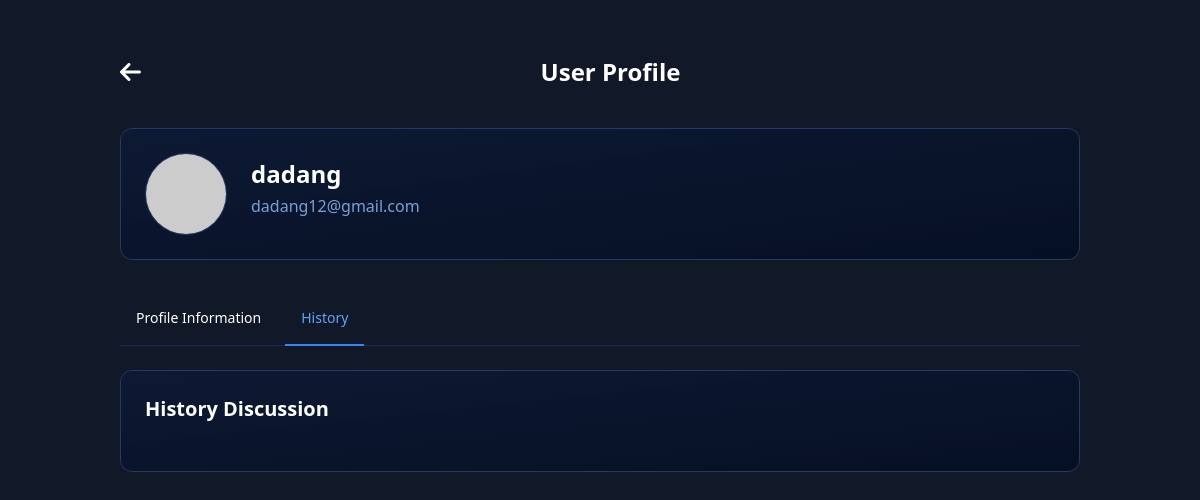
The app's page /riwayat.php (signed in), older data.
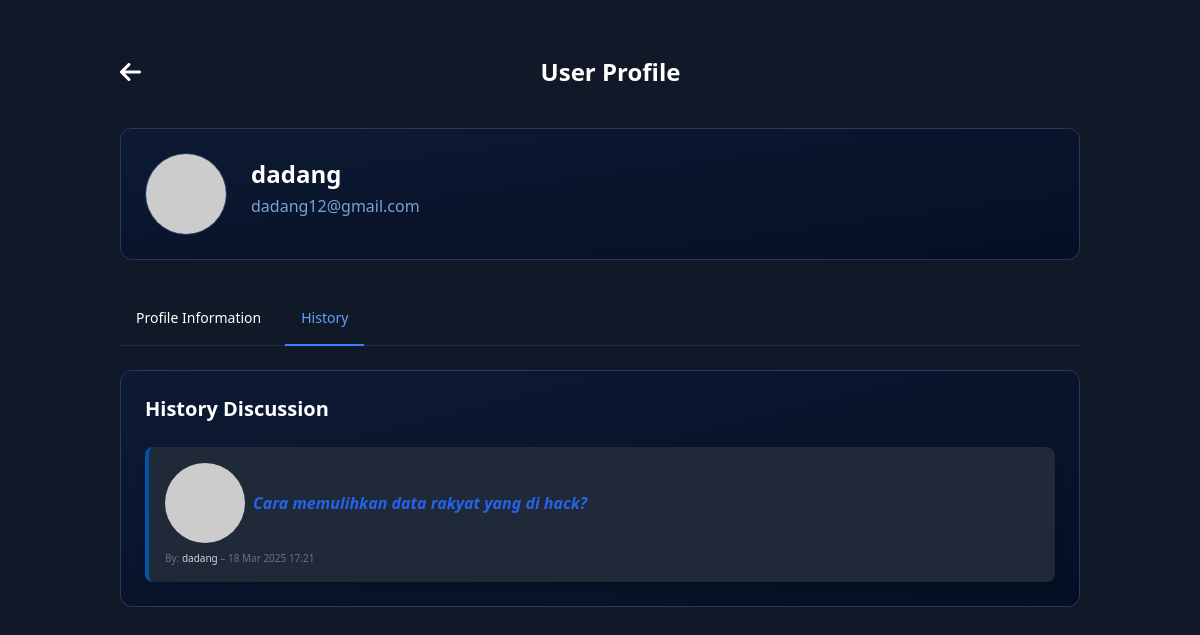
The same page, newer data.
### tables this page shows
CREATE TABLE `topik` (
  `id` int(11) NOT NULL,
  `judul` text NOT NULL,
  `deskripsi` text DEFAULT NULL,
  `tanggal` datetime NOT NULL,
  `id_user` int(11) NOT NULL
);

CREATE TABLE `users` (
  `id` int(11) NOT NULL,
  `username` varchar(255) NOT NULL,
  `email` varchar(255) NOT NULL,
  `password` varchar(2555) NOT NULL
);

### riwayat.php (the view, shortened to what this page needs)
<!DOCTYPE html>
<html lang="en">
<head>
  <link rel="stylesheet" href="./style/style.css">
  <script src="https://cdn.tailwindcss.com"></script>
  <link rel="stylesheet" href="https://cdnjs.cloudflare.com/ajax/libs/font-awesome/6.0.0-beta3/css/all.min.css">
</head>
<body class="bg-gray-900">
    <div class="profile max-w-[80%] mx-auto py-14">
        <div class="profile-nav flex justify-between">
            <a href="utama.php"><i class="fa-solid fa-arrow-left text-white text-2xl"></i></a>
            <h2 class="text-white text-2xl font-bold">User Profile</h2>
        </div>
        <div class=" mb-8 mt-10 rounded-xl border border-[rgba(42,67,117,0.8)]">
            <div class="bg-gradient-to-br from-[rgba(13,27,55,0.8)] to-[rgba(5,15,35,0.9)] backdrop-blur-sm p-6 rounded-xl relative overflow-hidden">
                <div class="flex flex-col md:flex-row items-center  gap-6">
                    <div class="relative">
                        <div class="rounded-full border border-[rgba(42,67,117,0.8)]">
                            <img src="https://www.gravatar.com/avatar/<?php echo md5(strtolower(trim($_SESSION['user']['email']))); ?>?s=64&d=monsterid"
                            class="rounded-full w-20 h-20 ">
                        </div>
                    </div>
                    <div class="flex-1 text-center md:text-left">
                        <h2 class="text-2xl font-bold text-white mb-1"><?php echo htmlentities($_SESSION['user']['username'])?></h2>
                        <p class="text-blue-300/80 mb-3"><?php echo htmlentities($_SESSION['user']['email'])?></p>
                    </div>
                </div>
            </div>
        </div>
        <div class="border-b border-blue-500/20 mb-6">
            <ul class="flex flex-wrap -mb-px text-sm font-medium text-center">
                <li class="mr-2">
                    <a href="profile.php" class="inline-block p-4 border-b-2 border-transparent text-white hover:text-blue-300 hover:border-blue-300/30 rounded-t-lg">Profile Information</a>
                </li>
                <li class="mr-2">
                    <a href="#" class="inline-block p-4 border-b-2 border-blue-500 text-blue-400 rounded-t-lg active">History</a>
                </li>
            </ul>
        </div>
        <div class="border border-[rgba(42,67,117,0.8)] rounded-xl mb-8">
            <div class="bg-gradient-to-br from-[rgba(13,27,55,0.8)] to-[rgba(5,15,35,0.9)] backdrop-blur-sm p-6 rounded-xl">
            <h3 class="text-xl font-semibold mb-6 text-white">History Discussion</h3>
            <?php
            if(isset($_SESSION['user']) && !empty($_SESSION['user'])) {
                $pdo = require 'koneksi.php';
                $sql = "SELECT judul, tanggal, username, email, topik.id FROM topik
                INNER JOIN users ON topik.id_user = users.id
                WHERE topik.id_user = :id_user
                ORDER BY tanggal DESC";
        $query = $pdo->prepare($sql);
        $query->bindParam(':id_user', $_SESSION['user']['id'], PDO::PARAM_INT);
        $query->execute();
                ?>
                <?php
                while($data = $query->fetch()) {?>
                        <figure class="mt-2 border-l-4 border-[#0054AA] pl-4 bg-gray-800 p-4 shadow-md rounded-lg w-[100%]">
                            <div class="flex items-center gap-2">
                                <div class="">
                                     <img src="https://www.gravatar.com/avatar/<?php echo md5(strtolower(trim($data['email']))); ?>?s=48&d=monsterid" class="rounded-[50%]">
                                </div>
                                <blockquote class="text-gray-700 italic">
                                    <p>
                                        <a href="lihat-topik.php?id=<?php echo $data['id'];?>" class="text-blue-600 font-semibold hover:underline"><?php echo htmlentities($data['judul']); ?></a>
                                    </p>
                                </blockquote>
                            </div>
                            <figcaption class="text-gray-500 text-[10px] mt-2">
                                By: <span class="font-medium text-gray-300"> <?php echo htmlentities($data['username']); ?> </span> – <?php echo date('d M Y H:i', strtotime($data['tanggal'])); ?>
                            </figcaption>
                        </figure>
            <?php }?>
            <?php }?>
            </div>
        </div>
    </div>
</body>
</html>

Row changes from the older to the newer data that the page shows:
added topik: judul "Cara memulihkan data rakyat yang di hack?", id_user.username "dadang", tanggal "18 Mar 2025 17:21"
